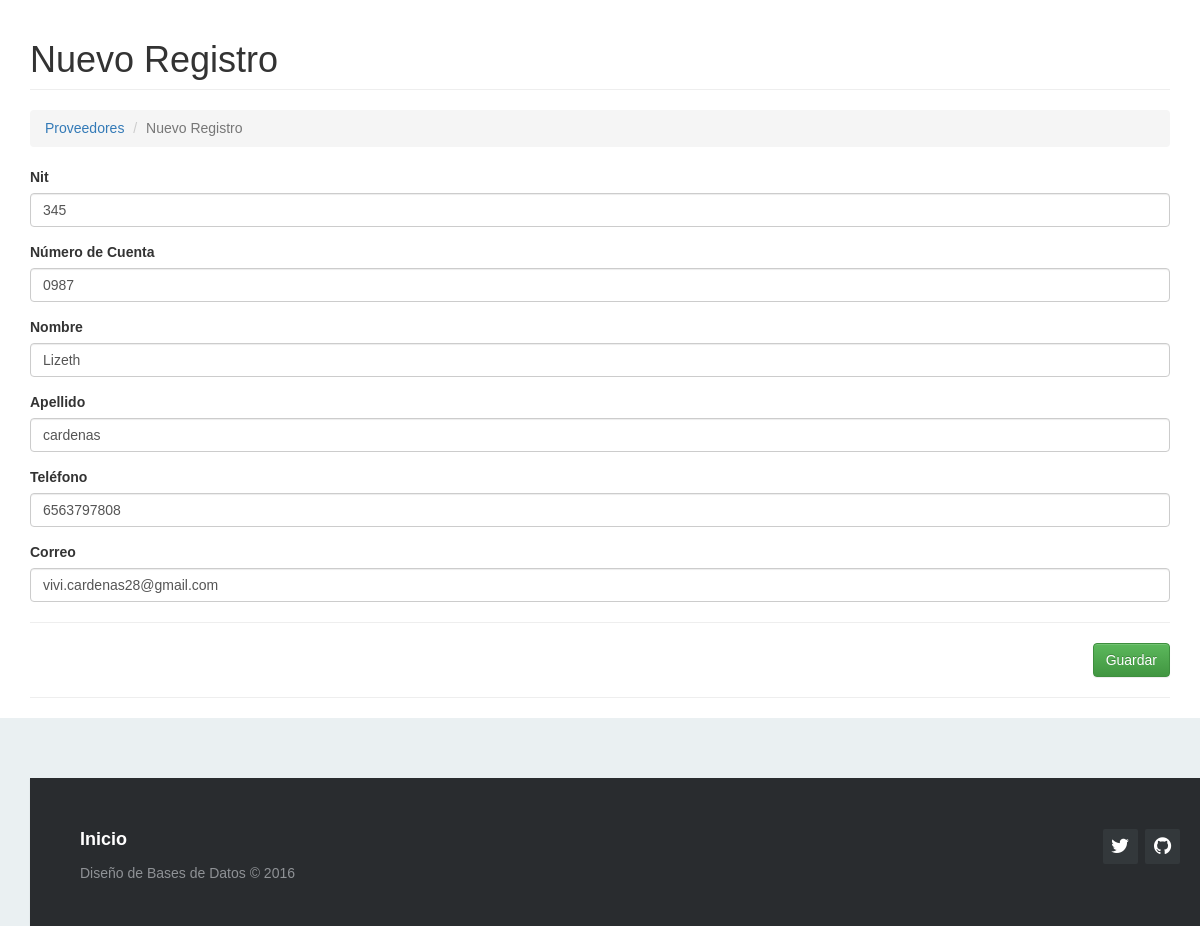
Page /?c=proveedor&a=Crud&nit=345 on the committed database.
### tables this page shows
CREATE TABLE `proveedor` (
  `nit` varchar(20) NOT NULL,
  `numero_cuenta` varchar(100) NOT NULL,
  `nombre` varchar(100) NOT NULL,
  `Apellido` varchar(20) NOT NULL,
  `telefono` varchar(50) NOT NULL,
  `correo` varchar(50) NOT NULL
);

### Controller/proveedor.controller.php (called while the page is built, shortened)
<?php
require_once 'model/proveedor.php';
class ProveedorController{
    private $model;
    public function __CONSTRUCT(){
        $this->model = new proveedor();
    }
    public function Crud(){
        $pvd = new proveedor();
        if(isset($_REQUEST['nit'])){
            $pvd = $this->model->Obtener($_REQUEST['nit']);
        }
        require_once 'view/header.php';
        require_once 'view/proveedor/proveedor-editar.php';
        require_once 'view/footer.php';
  }
}

### Model/database.php (called while the page is built)
<?php
class Database
{
    public static function Conectar()
    {
        $pdo = new PDO('mysql:host=localhost;dbname=mvc_php;charset=utf8', 'root', '');
        $pdo->setAttribute(PDO::ATTR_ERRMODE, PDO::ERRMODE_EXCEPTION);
        return $pdo;
    }
}

### Model/proveedor.php (called while the page is built, shortened)
<?php
class Proveedor
{
    private $pdo;
    public function __construct()
    {
        try
        {
            $this->pdo = Database::Conectar();
        }
        catch(Exception $e)
        {
            die($e->getMessage());
        }
    }
    public function Obtener($nit)
    {
        try
        {
            $stm = $this->pdo->prepare("SELECT * FROM proveedor WHERE nit = ?");
            $stm->execute(array($nit));
            return $stm->fetch(PDO::FETCH_OBJ);
        } catch (Exception $e)
        {
            die($e->getMessage());
        }
    }
}

### View/proveedor/proveedor-editar.php (the view, shortened to what this page needs)
<h1 class="page-header">
    Nuevo Registro
</h1>
<ol class="breadcrumb">
    <li><a href="?c=proveedor">Proveedores</a></li>
    <li class="active">Nuevo Registro</li>
</ol>
<form id="frm-proveedor" action="?c=proveedor&a=Guardar" method="post" enctype="multipart/form-data">
    <div class="form-group">
        <label>Nit</label>
        <input type="text" name="nit" value="<?php echo isset($pvd->nit) ? $pvd->nit : ''; ?>" class="form-control" placeholder="Ingrese Nit Proveedor" data-validacion-tipo="requerido|nit" />
    </div>
    <div class="form-group">
        <label>Número de Cuenta</label>
        <input type="number" name="numero_cuenta" value="<?php echo isset($pvd->numero_cuenta) ? $pvd->numero_cuenta : ''; ?>" class="form-control" placeholder="Ingrese su número de cuenta" data-validacion-tipo="requerido|numero_cuenta" />
    </div>
    <div class="form-group">
        <label>Nombre</label>
        <input type="text" name="nombre" value="<?php echo isset($pvd->nombre) ? $pvd->nombre : ''; ?>" class="form-control" placeholder="Ingrese su nombre" data-validacion-tipo="requerido|nombre" />
    </div>
    <div class="form-group">
        <label>Apellido</label>
        <input type="text" name="Apellido" value="<?php echo isset($pvd->Apellido) ? $pvd->Apellido : ''; ?>" class="form-control" placeholder="Ingrese su apellido" data-validacion-tipo="requerido|Apellido" />
    </div>
    <div class="form-group">
        <label>Teléfono</label>
        <input type="number" name="telefono" value="<?php echo isset($pvd->telefono) ? $pvd->telefono : ''; ?>" class="form-control" placeholder="Ingrese su teléfono" data-validacion-tipo="requerido|telefono" />
    </div>
    <div class="form-group">
        <label>Correo</label>
        <input type="text" name="correo" value="<?php echo isset($pvd->correo) ? $pvd->correo : ''; ?>" class="form-control" placeholder="Ingrese su correo electrónico" data-validacion-tipo="requerido|email" />
    </div>
    <hr />
    <div class="text-right">
        <button type="submit" class="btn btn-success">Guardar</button>
    </div>
</form>

### assets/css/demo.css (style rules this page uses)
* { padding:0; margin:0; }
html { background-color: #eaf0f2; }
body { font:14px/1.5 Arial, Helvetica, sans-serif; }

### rows in the picture
proveedor: nit "345", numero_cuenta "0987", nombre "Lizeth", Apellido "cardenas", telefono "6563797808", correo "vivi.cardenas28@gmail.com"
